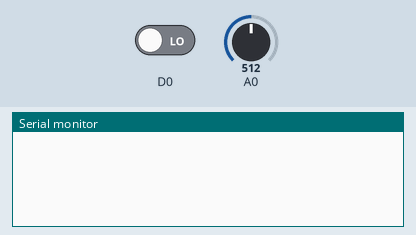
Recording of a sketch running on a simulated ESP8266 (NodeMCU). Shown: the last lines printed to the serial monitor. The inputs (shaded band) are chosen by the test bench; at power-on: D0 LOW, A0 = 512.

Above: at 1.2 s.
1.3 s: D0 driven HIGH
At 3.1 s:
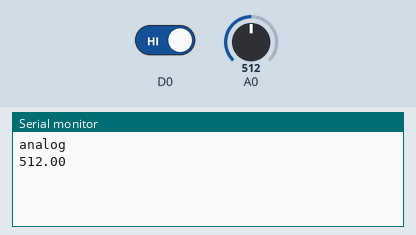
3.8 s: A0 set to 716
At 5.1 s:
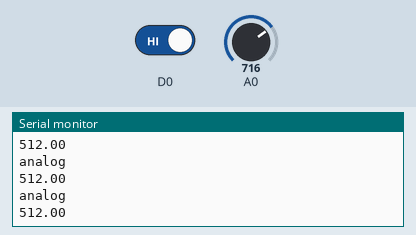
5.3 s: A0 set to 900
At 6.1 s:
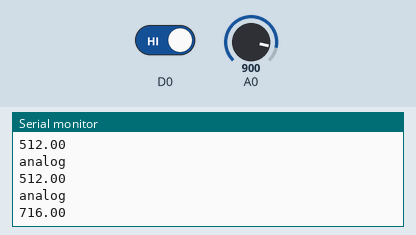
Timing chart, 0 to 8.3 s (numbered marks = the images above; inputs shaded):
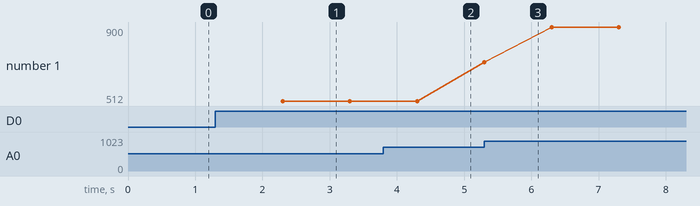

The sketch:

sound.ino
```cpp
void setup() {
  // put your setup code here, to run once:
  pinMode(D0,INPUT);
  pinMode(A0,INPUT);
  Serial.begin(9600);
}

void loop() {
  // put your main code here, to run repeatedly:
 int s = digitalRead(D0);
 float p = analogRead(A0);
 if(s==1){
  delay(1000);
 Serial.println("analog");
 Serial.println(p);
 }
}
```

Measured:
- after the input at 1.3 s, the serial monitor: prints a new line after 1.0 s (image 1)
- plotted number 1: 512 → 900 after the input at 5.3 s
